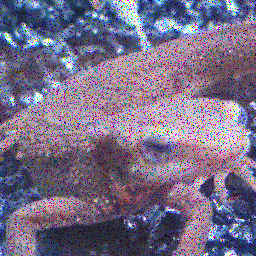
#> input picture imaizumi-ryo/chapter2/imori_256x256_noise.png, 256 x 256 px, found by its file name
$ python 2-10.py
#> lines starting #> are read from the running program, lines starting #| are printed output that depends on the picture
import numpy as np
import matplotlib.pyplot as plt
import cv2
from skimage import io

img_noise_orig = io.imread('https://yoyoyo-yo.github.io/Gasyori100knock/dataset/images/imori_256x256_noise.png')
#> img_noise_orig is the input picture: shape (256, 256, 3); mean R, G, B 120.2, 110, 136.6

def filter_median(img, ksize=(3, 3)):
#> called with ksize = (3, 3)
    _img = img.copy().astype(np.float32)
    ksize_h, ksize_w = ksize

    # padding
    h, w = img.shape[:2]
#> h = 256; w = 256
    pad_top, pad_bottom = ksize_h, ksize_h
    pad_left, pad_right = ksize_w, ksize_w

    _img = np.pad(_img, [(pad_top, pad_bottom), (pad_left, pad_right), (0, 0)], 'edge')
    out = np.zeros_like(_img)

    new_h, new_w = out.shape[:2]
#> new_h = 262; new_w = 262
    c = 1 if len(out.shape) == 2 else out.shape[2]
#> c = 3

    # filtering
    for iy in range(new_h - ksize_h):
        for ix in range(new_w - ksize_w):
            for ic in range(c):
                out[iy, ix, ic] = np.median(_img[iy : iy + ksize_h, ix : ix + ksize_w, ic])
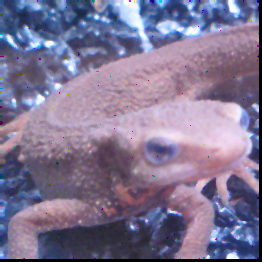
#> out: shape (262, 262, 3) float32; mean of channels 0, 1, 2 127.5, 117, 146.6; drawn as R, G, B

    out = out[pad_top : pad_top + h, pad_left : pad_left + w]
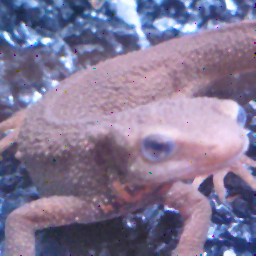
#> out: shape (256, 256, 3) float32; mean of channels 0, 1, 2 131.2, 119.9, 149.8; drawn as R, G, B
    return np.clip(out, 0, 255).astype(np.uint8)

#img_gau = cv2.medianBlur(img_noise_orig, 3)
img_gau = filter_median(img_noise_orig, (3, 3))

plt.figure(figsize=(12, 3))
plt.subplot(1, 2, 1)
plt.title('input')
plt.imshow(img_noise_orig)
plt.subplot(1, 2, 2)
plt.title('answer')
plt.imshow(img_gau)
plt.show()
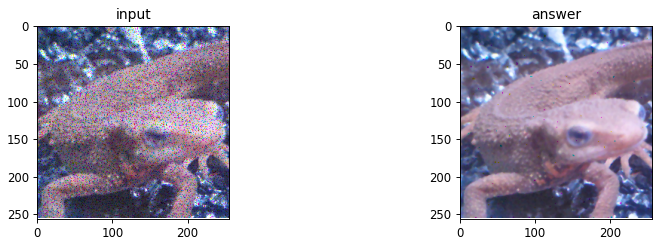
#> figure drawn by matplotlib, 2 panels
